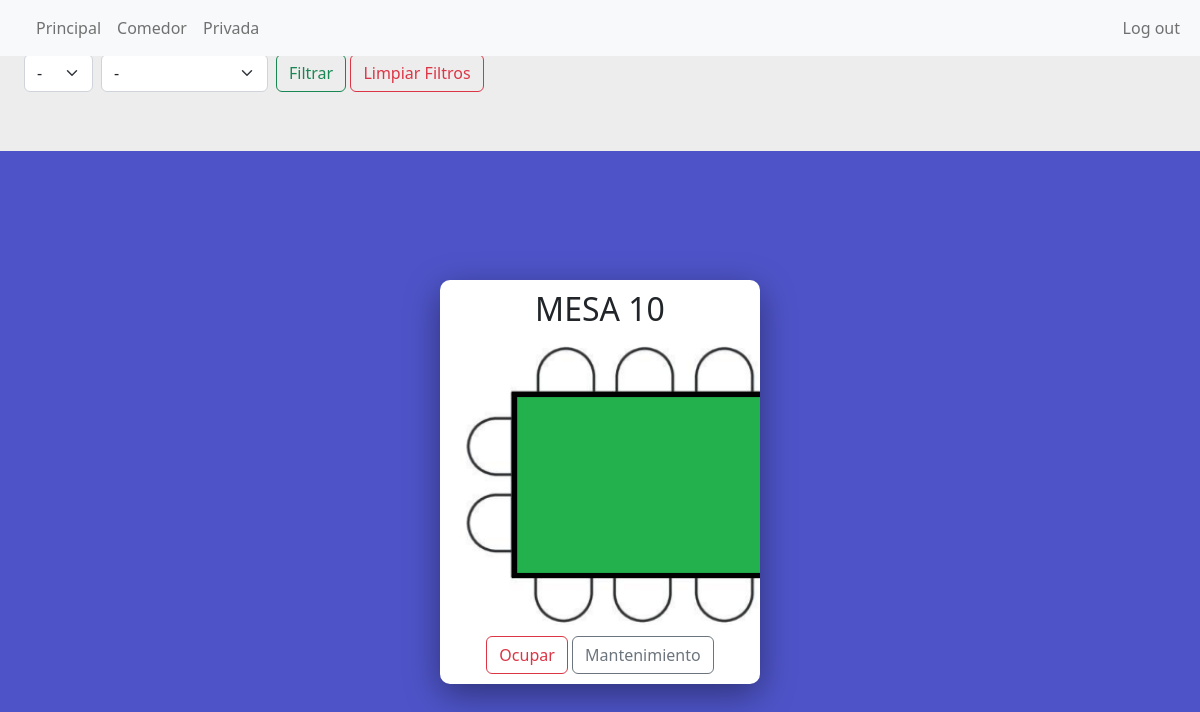
The page /controller/index_controller.php?filtro_sala=3 (signed in) on the database its author committed.
### tables this page shows
CREATE TABLE `tbl_sala` (
  `id_sala` int(11) NOT NULL,
  `nom_sala` varchar(15) NOT NULL
);

CREATE TABLE `tbl_mesa` (
  `id_mesa` int(11) NOT NULL,
  `num_mesa` int(2) NOT NULL,
  `estado_mesa` enum('0','1','2') NOT NULL,
  `fk_num_sala` int(11) DEFAULT NULL,
  `capacidad_mesa` int(2) NOT NULL
);

### controller/index_controller.php (called while the page is built, shortened)
<?php
require_once '../config/conexion.php';
require_once '../proc/func.php';
require_once '../models/mesa.php';
if (!isset($_GET[FILTROS['SALA']])) {
    echo "<script>window.location.href='./index_controller.php?".FILTROS['SALA']."=1'</script>";
} else {
    $url_raw = getURL();
    $url_base = explode('?', $url_raw)[0];
}
$filtros = [];
foreach ($_GET as $key => $value) {
    if (in_array($key, FILTROS)) {
        $filtros[$key] = mysqli_real_escape_string($conexion, trim(strip_tags($value)));
    }
}
$mesas = Mesa::getMesas($conexion, $filtros);
require_once '../view/index.php';

### models/mesa.php (called while the page is built, shortened)
<?php
class Mesa
{
    public static function getMesas($conexion, $filtros=[], $campo='*')
    {
        $sql = "SELECT $campo FROM ".BD['MESA']['TABLA']." WHERE 1=1";
        foreach ($filtros as $key => $value) {
            $sql = $sql." AND ".FILTROS['BD'][$key]." = '$value'";
        }
        $sql = $sql.";";
        return mysqli_query($conexion, $sql);
    }
    public static function getSalas($conexion)
    {
        $sql = "SELECT * FROM ".BD['SALA']['TABLA'].";";
        return mysqli_query($conexion, $sql);
    }
}

### proc/func.php (called while the page is built, shortened)
<?php
function getURL()
{
    if(isset($_SERVER['HTTPS']) && $_SERVER['HTTPS'] === 'on')
         $url = "https://";
    else
         $url = "http://";
    $url.= $_SERVER['HTTP_HOST'];
    $url.= $_SERVER['REQUEST_URI'];
    return $url;
}

### view/index.php (the view, shortened to what this page needs)
<!DOCTYPE html>
<html lang="en">
<head>
    <link rel="stylesheet" href="https://stackpath.bootstrapcdn.com/font-awesome/4.7.0/css/font-awesome.min.css">
    <link href="https://cdn.jsdelivr.net/npm/bootstrap@5.2.1/dist/css/bootstrap.min.css" rel="stylesheet">
    <link rel="stylesheet" href="../static/css/mostrar.css">
    <link rel="stylesheet" href="../static/css/modal_mesas.css">
    <link rel="stylesheet" href="../static/css/filtros.css">
</head>
<body>
<nav class="navbar navbar-expand-lg navbar-light bg-light">
    <div class="container-fluid">
        <div class="collapse navbar-collapse" id="navbarNav">
            <ul class="navbar-nav">
                <?php
                    foreach (Mesa::getSalas($conexion) as $sala) {
                        echo "
                        <li class='nav-item'>
                            <a class='nav-link' href='?".FILTROS['SALA']."=".$sala[BD['SALA']['ID']]."'>".explode(' - ', $sala[BD['SALA']['NOMBRE']])[0]."</a>
                        </li>
                        ";
                    }
                ?>
            </ul>
        </div>
        <div class="navbar-nav">
            <a onclick="aviso3();" class="nav-link bg-light" aria-pressed='true' aria-current="page" role='button'>Log out</a>
        </div>
    </div>
</nav>
<div class="area" >
    <ul class="circles">
<br>
<div id="filtros-container" class="navbar-nav">
    <div id="form-filtros">
        <div class="nav-item">
            <select class="form-select form-select-md" id="<?php echo FILTROS['CAPACIDAD'];?>">
            <option value=''>-</option>
            </select>
        </div>
        <div class="nav-item">
            <select class="form-select form-select-md" id="<?php echo FILTROS['DISPONIBILIDAD'];?>">
            <option value=''>-</option>
            </select>
        </div>
        <div class="nav-item">
            <button class="btn btn-outline-success" onclick="enviarFiltros('<?php echo $url_base;?>', [<?php echo FILTROS['SALA'].', '.FILTROS['CAPACIDAD'].', '.FILTROS['DISPONIBILIDAD'];?>]);">Filtrar</button>
            <button class="btn btn-outline-danger" onclick="limpiarFiltros('<?php echo $url_base.'?'.FILTROS['SALA'].'='.$filtros[FILTROS['SALA']];?>');">Limpiar Filtros</button>
        </div>
    </div>
</div>
<div class="region">
  <?php
    foreach ($mesas as $mesa) {
      echo "
        <div class='bloque'>
        <h2 class='text-center'>MESA ".$mesa[BD['MESA']['NUMERO']]."</h2>
                <div class='lightbox-gallery'>
                    <div class='text-center'>
                    <a href='registros_controller.php?filtro_mesa=".$mesa[BD['MESA']['ID']]."'><img class='mesa' src='../static/img/mesa-".$mesa[BD['MESA']['CAPACIDAD']]."-".COLORES_MESAS[$mesa[BD['MESA']['ESTADO']]].".png'></a>
                    </div>
                </div>";
      echo "<div class='text-center github-link'>";
      if ($mesa[BD['MESA']['ESTADO']] == 0) {
        echo "<button class='btn btn-outline-danger' onclick='abrirModalOcupado(".$mesa[BD['MESA']['ID']].")'>Ocupar</button> ";
        echo "<button class='btn btn-outline-secondary' onclick='abrirModalMantenimiento(".$mesa[BD['MESA']['ID']].")'>Mantenimiento</button>";
      } elseif ($mesa[BD['MESA']['ESTADO']] == 1) {
        echo "<button class='btn btn-outline-success' onclick='abrirModalLiberar(".$mesa[BD['MESA']['ID']].")'>Liberar</button> ";
        echo "<button class='btn btn-outline-secondary' onclick='abrirModalMantenimiento(".$mesa[BD['MESA']['ID']].")'>Mantenimiento</button>";
      } elseif ($mesa[BD['MESA']['ESTADO']] == 2) {
        echo "<button class='btn btn-outline-danger' onclick='abrirModalOcupado(".$mesa[BD['MESA']['ID']].")'>Ocupar</button> ";
        echo "<button class='btn btn-outline-success' onclick='abrirModalLiberar(".$mesa[BD['MESA']['ID']].")'>Liberar</button>";
      }
      echo "</div></div>
      ";
    }
  ?>
</div>
</ul>
             </div>
</body>
</html>

### static/css/mostrar.css (style rules this page uses)
body { overflow-y: hidden; }
.mesa { height: 20vh; transition-duration: .2s; }
img { height: 20vh; filter: drop-shadow(0 0 0 red); opacity: (0.4); }
.region { width: 100%; display: flex; justify-content: center; align-items: center; padding: 1%; }
.bloque { max-width: 800px; margin: 5% auto; padding: 10px; background-color: #fff; border-radius: 10px; overflow: hidden; box-sizing: border-box; box-shadow: 0 10px 35px rgba(0, 0, 0, 0.4); width: 20rem; float: left; }
.lightbox-gallery { display: flex; flex-direction: row; flex-wrap: wrap; justify-content: center; }
.lightbox-gallery div { margin: 10px; flex-basis: 180px; }
.area { background: #4e54c8; background: -webkit-linear-gradient(to left, #8f94fb, #4e54c8); width: 100%; height: 92.2vh; }
.circles { position: relative; top: 0; left: 0; width: 100%; height: 100%; padding: 0%; overflow-x: hidden; overflow-y: scroll; }
@media only screen and (max-width: 1300px) { .region { width: 100%; display: flex; flex-flow: wrap; justify-content: center; align-items: center; } }
@media only screen and (max-width: 1300px) { .bloque { width: 20rem; } }
@media only screen and (max-width: 1300px) { .lightbox-gallery { flex-direction: column; align-items: center; } }

### static/css/filtros.css (style rules this page uses)
#filtros-container { width: 100%; height: 2rem; margin-top: 0%; background-color: #ededed; display: flex; height: 10%; justify-content: center; padding-left: 2%; position: relative; top: -4.5%; }
#filtros-container #form-filtros { display: flex; flex-direction: row; height: 50%; }
#filtros-container #form-filtros div { margin-right: 0.5rem; }

### rows shown on the page
tbl_sala: nom_sala "Principal"
tbl_sala: nom_sala "Comedor"
tbl_sala: nom_sala "Privada"
tbl_mesa: num_mesa "10"
